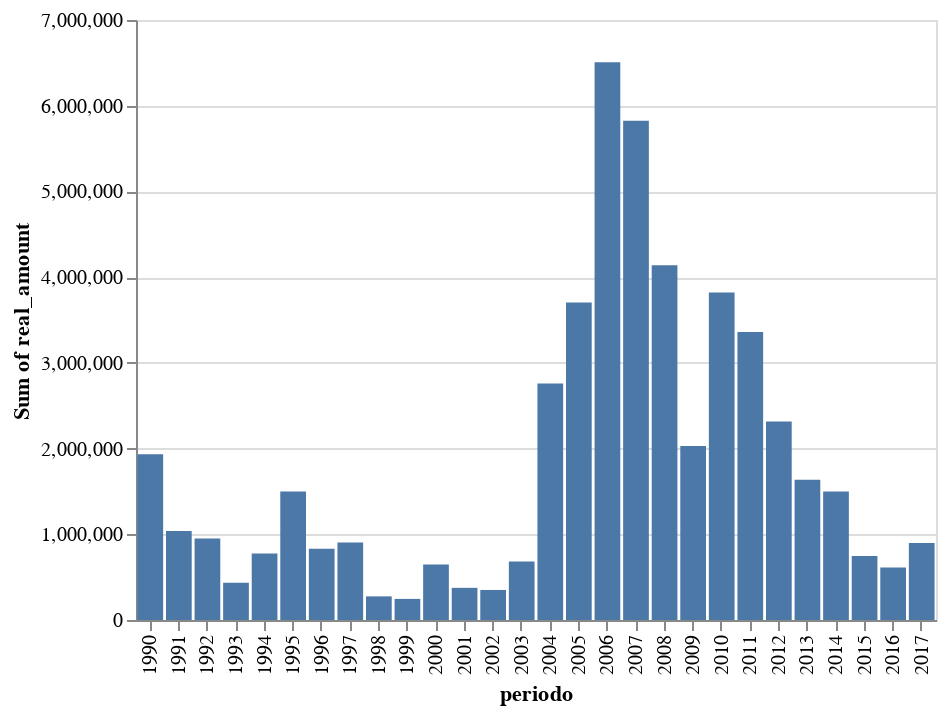

Notebook source saved alongside this figure:
### Code cell
alt.Chart(cobre).mark_bar().encode(
    x='periodo:O',
    y='sum(real_amount):Q'
)

### Figure 1 — Vega-Lite specification as saved in the notebook (floating-point values rounded to 4 significant figures)
{"$schema": "https://vega.github.io/schema/vega-lite/v2.4.1.json", "config": {"view": {"height": 300, "width": 400}}, "data": {"values": [{"nivel1": "TRANSACCIONES QUE AFECTAN EL PATRIMONIO NETO", "nivel2": "INGRESOS", "nivel3": "Cobre bruto", "periodo": 1990, "real_amount": 1935000.0}, {"nivel1": "TRANSACCIONES QUE AFECTAN EL PATRIMONIO NETO", "nivel2": "INGRESOS", "nivel3": "Cobre bruto", "periodo": 1991, "real_amount": 1039000.0}, {"nivel1": "TRANSACCIONES QUE AFECTAN EL PATRIMONIO NETO", "nivel2": "INGRESOS", "nivel3": "Cobre bruto", "periodo": 1992, "real_amount": 950400.0}, {"nivel1": "TRANSACCIONES QUE AFECTAN EL PATRIMONIO NETO", "nivel2": "INGRESOS", "nivel3": "Cobre bruto", "periodo": 1993, "real_amount": 434500.0}, {"nivel1": "TRANSACCIONES QUE AFECTAN EL PATRIMONIO NETO", "nivel2": "INGRESOS", "nivel3": "Cobre bruto", "periodo": 1994, "real_amount": 775300.0}, {"nivel1": "TRANSACCIONES QUE AFECTAN EL PATRIMONIO NETO", "nivel2": "INGRESOS", "nivel3": "Cobre bruto", "periodo": 1995, "real_amount": 1500000.0}, {"nivel1": "TRANSACCIONES QUE AFECTAN EL PATRIMONIO NETO", "nivel2": "INGRESOS", "nivel3": "Cobre bruto", "periodo": 1996, "real_amount": 831700.0}, {"nivel1": "TRANSACCIONES QUE AFECTAN EL PATRIMONIO NETO", "nivel2": "INGRESOS", "nivel3": "Cobre bruto", "periodo": 1997, "real_amount": 905300.0}, {"nivel1": "TRANSACCIONES QUE AFECTAN EL PATRIMONIO NETO", "nivel2": "INGRESOS", "nivel3": "Cobre bruto", "periodo": 1998, "real_amount": 275700.0}, {"nivel1": "TRANSACCIONES QUE AFECTAN EL PATRIMONIO NETO", "nivel2": "INGRESOS", "nivel3": "Cobre bruto", "periodo": 1999, "real_amount": 246300.0}, {"nivel1": "TRANSACCIONES QUE AFECTAN EL PATRIMONIO NETO", "nivel2": "INGRESOS", "nivel3": "Cobre bruto", "periodo": 2000, "real_amount": 648100.0}, {"nivel1": "TRANSACCIONES QUE AFECTAN EL PATRIMONIO NETO", "nivel2": "INGRESOS", "nivel3": "Cobre bruto", "periodo": 2001, "real_amount": 375200.0}, {"nivel1": "TRANSACCIONES QUE AFECTAN EL PATRIMONIO NETO", "nivel2": "INGRESOS", "nivel3": "Cobre bruto", "periodo": 2002, "real_amount": 350400.0}, {"nivel1": "TRANSACCIONES QUE AFECTAN EL PATRIMONIO NETO", "nivel2": "INGRESOS", "nivel3": "Cobre bruto", "periodo": 2003, "real_amount": 681700.0}, {"nivel1": "TRANSACCIONES QUE AFECTAN EL PATRIMONIO NETO", "nivel2": "INGRESOS", "nivel3": "Cobre bruto", "periodo": 2004, "real_amount": 2760000.0}, {"nivel1": "TRANSACCIONES QUE AFECTAN EL PATRIMONIO NETO", "nivel2": "INGRESOS", "nivel3": "Cobre bruto", "periodo": 2005, "real_amount": 3705000.0}, {"nivel1": "TRANSACCIONES QUE AFECTAN EL PATRIMONIO NETO", "nivel2": "INGRESOS", "nivel3": "Cobre bruto", "periodo": 2006, "real_amount": 6506000.0}, {"nivel1": "TRANSACCIONES QUE AFECTAN EL PATRIMONIO NETO", "nivel2": "INGRESOS", "nivel3": "Cobre bruto", "periodo": 2007, "real_amount": 5825000.0}, {"nivel1": "TRANSACCIONES QUE AFECTAN EL PATRIMONIO NETO", "nivel2": "INGRESOS", "nivel3": "Cobre bruto", "periodo": 2008, "real_amount": 4138000.0}, {"nivel1": "TRANSACCIONES QUE AFECTAN EL PATRIMONIO NETO", "nivel2": "INGRESOS", "nivel3": "Cobre bruto", "periodo": 2009, "real_amount": 2031000.0}, {"nivel1": "TRANSACCIONES QUE AFECTAN EL PATRIMONIO NETO", "nivel2": "INGRESOS", "nivel3": "Cobre bruto", "periodo": 2010, "real_amount": 3820000.0}, {"nivel1": "TRANSACCIONES QUE AFECTAN EL PATRIMONIO NETO", "nivel2": "INGRESOS", "nivel3": "Cobre bruto", "periodo": 2011, "real_amount": 3360000.0}, {"nivel1": "TRANSACCIONES QUE AFECTAN EL PATRIMONIO NETO", "nivel2": "INGRESOS", "nivel3": "Cobre bruto", "periodo": 2012, "real_amount": 2317000.0}, {"nivel1": "TRANSACCIONES QUE AFECTAN EL PATRIMONIO NETO", "nivel2": "INGRESOS", "nivel3": "Cobre bruto", "periodo": 2013, "real_amount": 1637000.0}, {"nivel1": "TRANSACCIONES QUE AFECTAN EL PATRIMONIO NETO", "nivel2": "INGRESOS", "nivel3": "Cobre bruto", "periodo": 2014, "real_amount": 1498000.0}, {"nivel1": "TRANSACCIONES QUE AFECTAN EL PATRIMONIO NETO", "nivel2": "INGRESOS", "nivel3": "Cobre bruto", "periodo": 2015, "real_amount": 746300.0}, {"nivel1": "TRANSACCIONES QUE AFECTAN EL PATRIMONIO NETO", "nivel2": "INGRESOS", "nivel3": "Cobre bruto", "periodo": 2016, "real_amount": 612800.0}, {"nivel1": "TRANSACCIONES QUE AFECTAN EL PATRIMONIO NETO", "nivel2": "INGRESOS", "nivel3": "Cobre bruto", "periodo": 2017, "real_amount": 898900.0}]}, "encoding": {"x": {"field": "periodo", "type": "ordinal"}, "y": {"aggregate": "sum", "field": "real_amount", "type": "quantitative"}}, "mark": "bar"}
